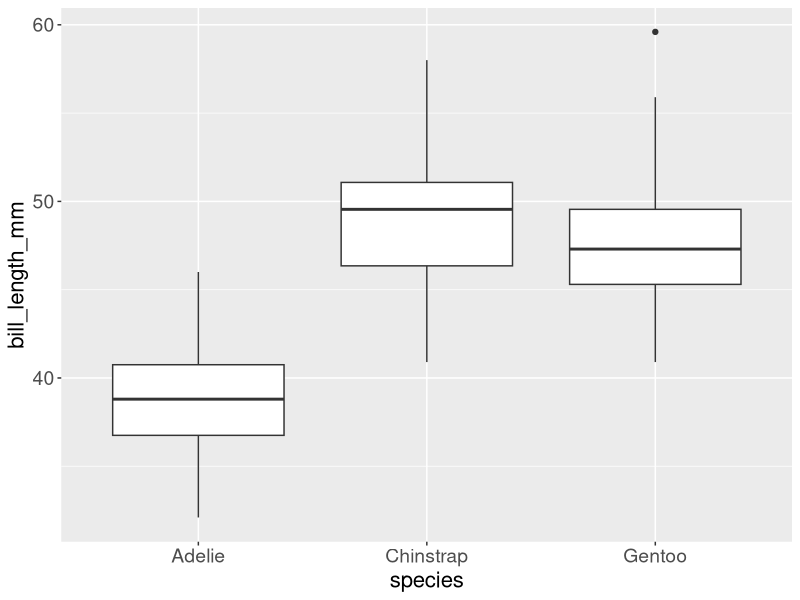
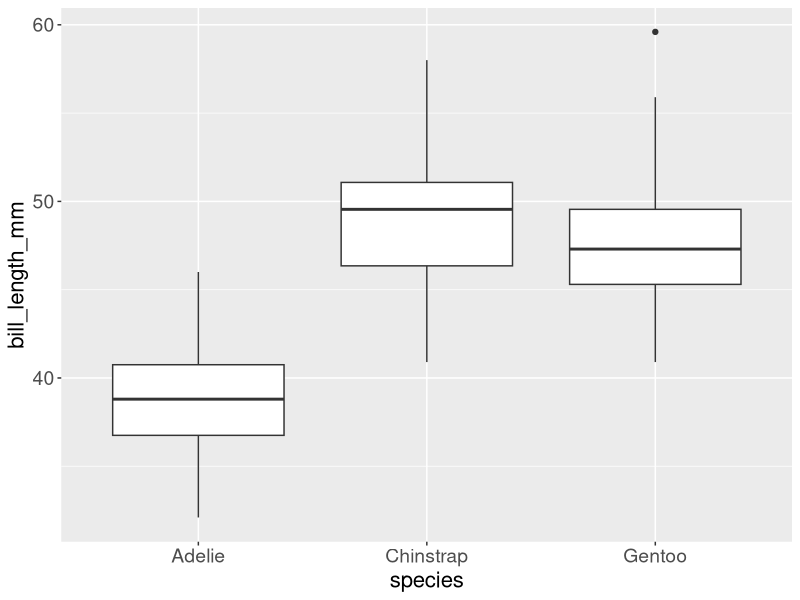

The R script that drew these images, in order:

            library(ggplot2)
            library(palmerpenguins)
            built_answer <- tryCatch(
                {
                    set.seed(42)
                    ggplot(penguins, aes(x = species, y = bill_length_mm)) + geom_boxplot() + theme(axis.text = element_text(size = 14), axis.title = element_text(size = 16))
                    suppressWarnings(
                        if (!file.exists("/sandbox/figures/bill-length_species_boxplot_font_size_axis_answer.png")) {
                            ggsave(
                                width = 3,
                                height = 3,
                                "/sandbox/figures/bill-length_species_boxplot_font_size_axis_answer.png"
                            )
                        }
                    )
                    suppressWarnings(
                        ggplot_build(last_plot())
                    )
                },
                error = function(e) {
                    'ERROR'
                }
            )
            built_submission <- tryCatch(
                {
                    set.seed(42)
                    library(palmerpenguins)
library(ggplot2)

ggplot(penguins, aes(x = species, y = bill_length_mm)) +
  geom_boxplot() +
  theme(axis.text.x = element_text(size = 14),
        axis.text.y = element_text(size = 14),
        axis.title.x = element_text(size = 16),
        axis.title.y = element_text(size = 16))
                    suppressWarnings(
                        ggsave(
                            width = 3,
                            height = 3,
                            "figures/bill-length_species_boxplot_font_size_axis_submission_granite.png"
                        )
                    )
                    suppressWarnings(
                        ggplot_build(last_plot())
                    )
                },
                error = function(e) {
                    'ERROR'
                }
            )
            cat(isTRUE(all.equal(built_answer, built_submission)))
        
